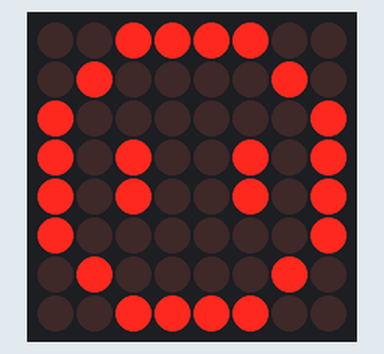
Bench run of a sketch on a simulated Arduino Uno, built with avr-gcc and run on an emulated ATmega328P. Parts: 8×8 LED matrix.

Above: at 0.1 s.
At 1.1 s:
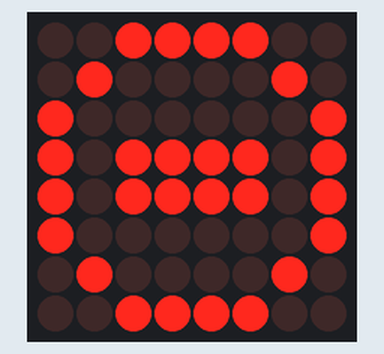

The sketch:

sketch_aug22c.ino
```cpp
#include <LedControl.h>

// Define the pins for your LED matrix
#define DIN_PIN 2
#define CLK_PIN 3
#define CS_PIN 4

LedControl lc = LedControl(DIN_PIN, CLK_PIN, CS_PIN, 1);

// Define the "eyes open" expression pattern
byte eyesOpenPattern[8] = {
  B00111100,
  B01000010,
  B10000001,
  B10100101,
  B10100101,
  B10000001,
  B01000010,
  B00111100
};

// Define the "eyes closed" expression pattern
byte eyesClosedPattern[8] = {
  B00111100,
  B01000010,
  B10000001,
  B10111101,
  B10111101,
  B10000001,
  B01000010,
  B00111100
};

void setup() {
  lc.shutdown(0, false);
  lc.setIntensity(0, 8);
  lc.clearDisplay(0);
}

void loop() {
  displayPattern(eyesOpenPattern);
  delay(1000); // Display "eyes open" for 1 second

  displayPattern(eyesClosedPattern);
  delay(1000); // Display "eyes closed" for 1 second
}

void displayPattern(byte pattern[8]) {
  for (int row = 0; row < 8; row++) {
    lc.setRow(0, row, pattern[row]);
  }
}
```

Measured:
- what the display in image 1 shows lasts 1.0 s, from 1.0 s to 2.0 s
